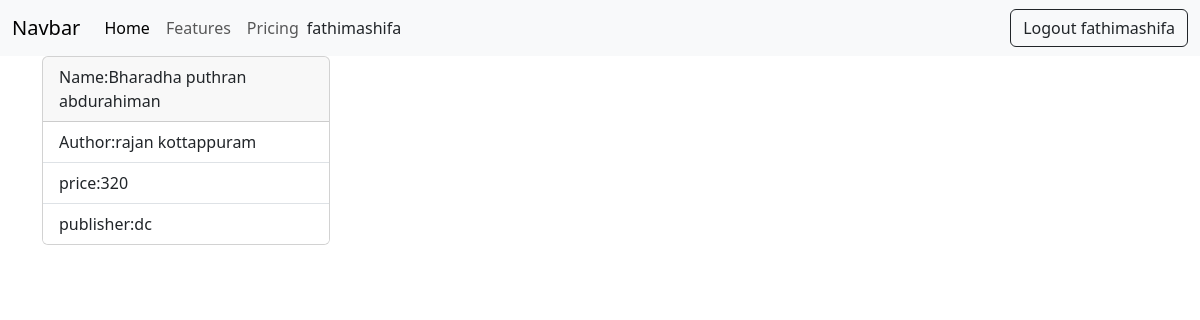
/book/5 (signed in), run on the app's committed database.
### book/models.py (models this page shows, shortened)
class books(models.Model):
    name=models.CharField(max_length=200,unique=True)
    author=models.CharField(max_length=200)
    price=models.PositiveIntegerField()
    publisher=models.CharField(max_length=200)
    picture=models.ImageField(upload_to='images',null=True)

### book/views.py (the view)
# urls.py: path('book/<int:pk>',views.BookDetailsView.as_view(),name='book-details'),
@method_decorator(signin_required,name="dispatch")
class BookDetailsView(View):
    def get(self,request,*args,**kwargs):
        id=kwargs.get("pk")
        qs=books.objects.get(id=id)
        return render(request,"book_detail.html",{"data":qs})

### book/views.py (called while the page is built)
def signin_required(fn):
    def wrapper(request,*args,**kwargs):
        if not request.user.is_authenticated:
           messages.error(request,"invalid session")
           return redirect("signin")
        else:
            return fn(request,*args,**kwargs)
    return wrapper

### book/templates/book_detail.html (shortened to what this page needs)
{%extends 'base.html'%}
{%block body_block%}
<div class="container">
  <div class="card" style="width: 18rem;">
      <div class="card-header">
       Name:{{data.name}}
      </div>
      <ul class="list-group list-group-flush">
        <li class="list-group-item">Author:{{data.author}}</li>
        <li class="list-group-item">price:{{data.price}}</li>
        <li class="list-group-item">publisher:{{data.publisher}}</li>
      </ul>
    </div>
 </div>
{%endblock%}

### book/templates/base.html (shortened to what this page needs)
<!DOCTYPE html>
<html lang="en">
<head>
    <link href="https://cdn.jsdelivr.net/npm/bootstrap@5.3.2/dist/css/bootstrap.min.css" rel="stylesheet"
>
</head>
<body>
    <nav class="navbar navbar-expand-lg bg-body-tertiary">
        <div class="container-fluid">
            <a class="navbar-brand" href="#">Navbar</a>
            <div class="collapse navbar-collapse" id="navbarNav">
                <ul class="navbar-nav">
                    <li class="nav-item">
                        <a class="nav-link active" aria-current="page" href="#">Home</a>
                    </li>
                    <li class="nav-item">
                        <a class="nav-link" href="#">Features</a>
                    </li>
                    <li class="nav-item">
                        <a class="nav-link" href="#">Pricing</a>
                    </li>
                </ul>
               {{request.user}} <a href="{%url 'signout'%}" class="ms-auto btn btn-outline-dark">Logout  {{request.user}}</a>
            </div>
        </div>
    </nav>
{%block body_block%}
{%endblock%}
</body>
</html>

### data on the page
books: name "Bharadha puthran abdurahiman", author "rajan kottappuram", price "320", publisher "dc"

### other printed values
{{ request.user }} "fathimashifa"
